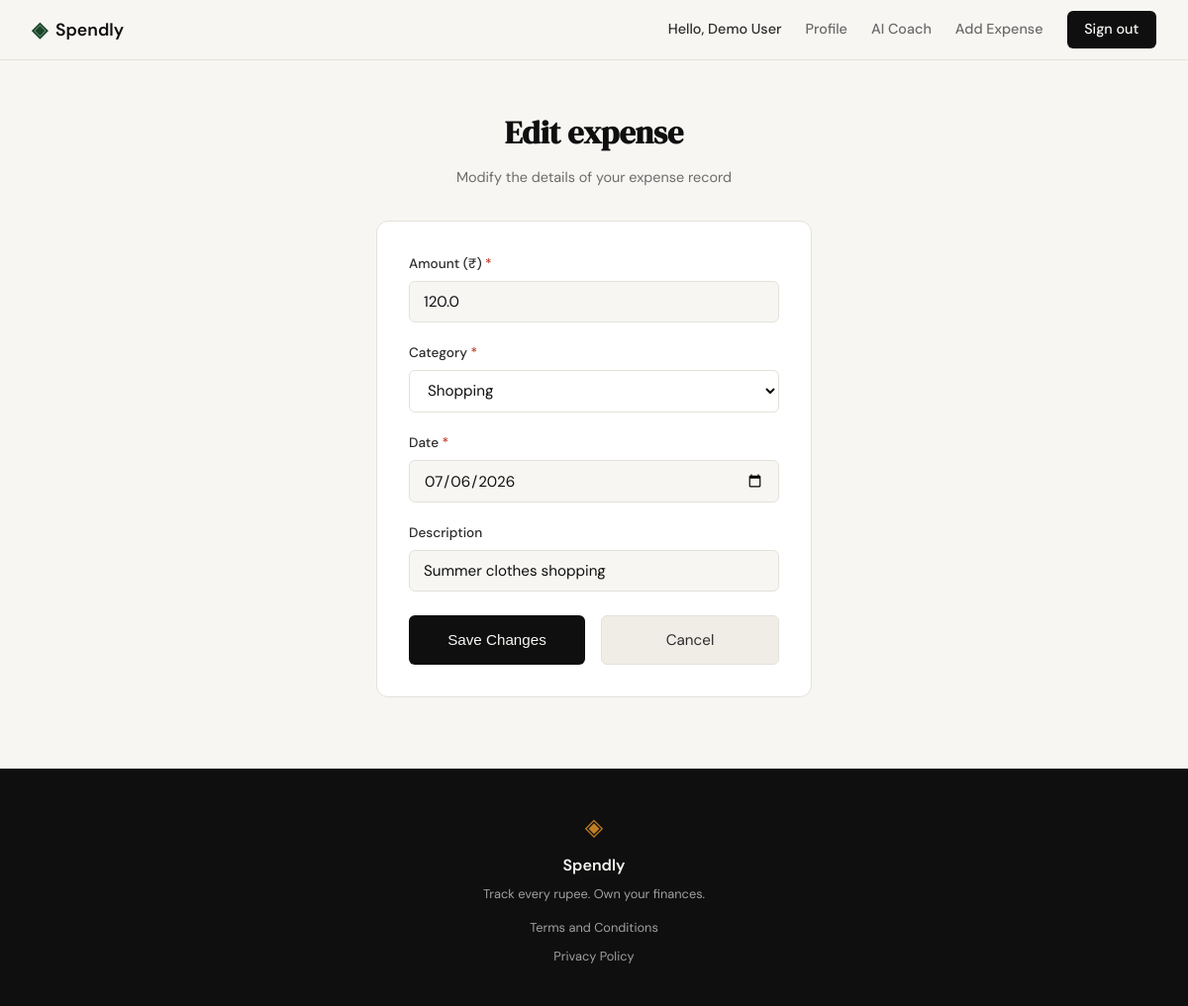
Page /expenses/4/edit (signed in) on the committed database.
### tables this page shows
CREATE TABLE users (
                id INTEGER PRIMARY KEY AUTOINCREMENT,
                name TEXT NOT NULL,
                email TEXT UNIQUE NOT NULL,
                password_hash TEXT NOT NULL,
                created_at TEXT DEFAULT (datetime('now'))
            , insights_dirty INTEGER DEFAULT 1);

CREATE TABLE expenses (
                id INTEGER PRIMARY KEY AUTOINCREMENT,
                user_id INTEGER NOT NULL,
                amount REAL NOT NULL,
                category TEXT NOT NULL,
                date TEXT NOT NULL,
                description TEXT,
                created_at TEXT DEFAULT (datetime('now')),
                FOREIGN KEY (user_id) REFERENCES users (id) ON DELETE CASCADE
            );

### app.py (the view, shortened to what this page needs)
@app.route("/expenses/<int:id>/edit", methods=["GET", "POST"])
def edit_expense(id):
    user_id = session.get("user_id")
    if not user_id:
        return redirect(url_for("login"))
    expense = get_expense_by_id(id, user_id)
    if not expense:
        abort(404)
    categories = ["Food", "Transport", "Bills", "Health", "Entertainment", "Shopping", "Other"]
    return render_template("edit_expense.html", categories=categories, expense=expense)

### app.py (called while the page is built)
@app.before_request
def load_logged_in_user():
    user_id = session.get("user_id")
    if user_id is None:
        g.user = None
    else:
        conn = get_db()
        g.user = conn.execute("SELECT * FROM users WHERE id = ?;", (user_id,)).fetchone()

### database/db.py (called while the page is built)
def get_db():
    if has_app_context():
        if 'db' not in g:
            g.db = sqlite3.connect(DATABASE_PATH)
            g.db.row_factory = sqlite3.Row
            g.db.execute("PRAGMA foreign_keys = ON;")
        return g.db
    else:
        conn = sqlite3.connect(DATABASE_PATH)
        conn.row_factory = sqlite3.Row
        conn.execute("PRAGMA foreign_keys = ON;")
        return conn

### database/queries.py (called while the page is built)
def _close_conn(conn):
    try:
        conn.close()
    finally:
        flask = sys.modules.get('flask')
        if flask and flask.has_app_context():
            g = getattr(flask, 'g', None)
            if g is not None:
                try:
                    g.pop('db', None)
                except Exception:
                    try:
                        if getattr(g, 'db', None) == conn:
                            delattr(g, 'db')
                    except Exception:
                        pass

def get_expense_by_id(expense_id, user_id):
    conn = get_db()
    try:
        row = conn.execute("""
            SELECT id, user_id, amount, category, date, description
            FROM expenses
            WHERE id = ? AND user_id = ?;
        """, (expense_id, user_id)).fetchone()
        if row:
            return dict(row)
        return None
    finally:
        _close_conn(conn)

### templates/edit_expense.html (shortened to what this page needs)
{% extends "base.html" %}
{% block content %}
<section class="auth-section">
    <div class="auth-container">
        <div class="auth-header">
            <h1 class="auth-title">Edit expense</h1>
            <p class="auth-subtitle">Modify the details of your expense record</p>
        </div>
        <div class="auth-card">
            <form action="{{ url_for('edit_expense', id=expense.id) }}" method="POST" class="auth-form">
                <div class="form-group">
                    <label for="amount" class="form-label">Amount (₹) <span style="color: var(--danger);">*</span></label>
                    <input type="number" id="amount" name="amount" class="form-input"
                           step="0.01" min="0.01" placeholder="0.00" value="{{ expense.amount or '' }}" required>
                </div>
                <div class="form-group">
                    <label for="category" class="form-label">Category <span style="color: var(--danger);">*</span></label>
                    <select id="category" name="category" class="form-input" style="background-color: var(--paper-card); font-family: var(--font-body);" required>
                        {% for cat in categories %}
                            <option value="{{ cat }}" {% if expense.category == cat %}selected{% endif %}>{{ cat }}</option>
                        {% endfor %}
                    </select>
                </div>
                <div class="form-group">
                    <label for="date" class="form-label">Date <span style="color: var(--danger);">*</span></label>
                    <input type="date" id="date" name="date" class="form-input"
                           value="{{ expense.date or '' }}" required>
                </div>
                <div class="form-group">
                    <label for="description" class="form-label">Description</label>
                    <input type="text" id="description" name="description" class="form-input"
                           maxlength="200" placeholder="Optional description..." value="{{ expense.description or '' }}">
                </div>
                <div class="form-actions" style="display: flex; gap: 1rem; margin-top: 1.5rem;">
                    <button type="submit" class="nav-cta" style="flex: 1; border: none; font-size: 0.95rem; padding: 0.75rem; text-align: center; cursor: pointer; border-radius: var(--radius-sm);">
                        Save Changes
                    </button>
                    <a href="{{ url_for('profile') }}"
                       style="flex: 1; text-align: center; display: inline-block; padding: 0.75rem; border-radius: var(--radius-sm); font-size: 0.95rem; background: var(--paper-warm); color: var(--ink-soft); border: 1px solid var(--border); transition: all 0.2s ease;">
                        Cancel
                    </a>
                </div>
            </form>
        </div>
    </div>
</section>
{% endblock %}

### templates/base.html (shortened to what this page needs)
<!DOCTYPE html>
<html lang="en">
<head>
    <link rel="stylesheet" href="{{ url_for('static', filename='css/style.css') }}">
</head>
<body>
    <nav class="navbar">
        <div class="nav-inner">
            <a href="{{ url_for('landing') }}" class="nav-brand">
                <span class="brand-icon">◈</span>
                <span class="brand-name">Spendly</span>
            </a>
            <div class="nav-links">
                {% if g.user %}
                    <span class="nav-user" style="color: var(--ink-soft); font-weight: 500;">Hello, {{ g.user.name }}</span>
                    <a href="{{ url_for('profile') }}">Profile</a>
                    <a href="{{ url_for('ai_coach.dashboard') }}">AI Coach</a>
                    <a href="{{ url_for('add_expense') }}">Add Expense</a>
                    <a href="{{ url_for('logout') }}" class="nav-cta">Sign out</a>
                {% else %}
                    <a href="{{ url_for('login') }}">Sign in</a>
                    <a href="{{ url_for('register') }}" class="nav-cta">Get started</a>
                {% endif %}
            </div>
        </div>
    </nav>
    <main class="main-content">
        {% block content %}{% endblock %}
    </main>
    <footer class="footer">
        <div class="footer-inner">
            <span class="brand-icon">◈</span>
            <span class="footer-name">Spendly</span>
            <p class="footer-copy">Track every rupee. Own your finances.</p>
            <nav class="footer-links">
                <a href="/terms" class="footer-link">Terms and Conditions</a>
                <a href="/privacy" class="footer-link">Privacy Policy</a>
            </nav>
        </div>
    </footer>
</body>
</html>

### static/css/style.css (style rules this page uses)
:root { --ink: #0f0f0f; --ink-soft: #2d2d2d; --ink-muted: #6b6b6b; --ink-faint: #a0a0a0; --paper: #f7f6f3; --paper-warm: #f0ede6; --paper-card: #ffffff; --accent: #1a472a; --accent-light: #e8f0eb; --accent-2: #c17f24; --accent-2-light: #fdf3e3; --danger: #c0392b; --danger-light: #fdecea; --border: #e4e1da; --border-soft: #eeebe4; --font-display: 'DM Serif Display', Georgia, serif; --font-body: 'DM Sans', system-ui, sans-serif; --max-width: 1200px; --auth-width: 440px; --radius-sm: 6px; --radius-md: 12px; --radius-lg: 20px; }
*, *::before, *::after { box-sizing: border-box; margin: 0; padding: 0; }
html { font-size: 16px; scroll-behavior: smooth; }
body { background: var(--paper); color: var(--ink); font-family: var(--font-body); font-size: 1rem; line-height: 1.6; -webkit-font-smoothing: antialiased; }
a { color: inherit; text-decoration: none; }
.navbar { position: sticky; top: 0; z-index: 100; background: var(--paper); border-bottom: 1px solid var(--border); padding: 0 2rem; }
.nav-inner { max-width: var(--max-width); margin: 0 auto; height: 60px; display: flex; align-items: center; justify-content: space-between; }
.nav-brand { display: flex; align-items: center; gap: 0.5rem; font-family: var(--font-body); font-weight: 600; font-size: 1.1rem; color: var(--ink); }
.brand-icon { color: var(--accent); font-size: 1.3rem; }
.brand-name { color: var(--ink); }
.nav-links { display: flex; align-items: center; gap: 1.5rem; font-size: 0.9rem; font-weight: 500; }
.nav-links a { color: var(--ink-muted); transition: color 0.2s; }
.nav-cta { background: var(--ink) !important; color: var(--paper) !important; padding: 0.45rem 1.1rem; border-radius: var(--radius-sm); transition: background 0.2s !important; }
.main-content { min-height: calc(100vh - 60px - 100px); }
.auth-section { min-height: calc(100vh - 60px - 100px); display: flex; align-items: center; justify-content: center; padding: 3rem 2rem; }
.auth-container { width: 100%; max-width: var(--auth-width); }
.auth-header { text-align: center; margin-bottom: 2rem; }
.auth-title { font-family: var(--font-display); font-size: 2rem; color: var(--ink); margin-bottom: 0.5rem; }
.auth-subtitle { font-size: 0.9rem; color: var(--ink-muted); }
.auth-card { background: var(--paper-card); border: 1px solid var(--border); border-radius: var(--radius-md); padding: 2rem; margin-bottom: 1.5rem; }
.form-group { margin-bottom: 1.25rem; }
.form-group label { display: block; font-size: 0.85rem; font-weight: 500; color: var(--ink-soft); margin-bottom: 0.4rem; }
.form-input { width: 100%; padding: 0.6rem 0.875rem; border: 1px solid var(--border); border-radius: var(--radius-sm); font-family: var(--font-body); font-size: 0.95rem; color: var(--ink); background: var(--paper); outline: none; transition: border-color 0.2s; }
.form-input::placeholder { color: var(--ink-faint); }
.footer { background: var(--ink); color: var(--paper); padding: 2.5rem 2rem; text-align: center; }
.footer-inner { display: flex; flex-direction: column; align-items: center; gap: 0.4rem; }
.footer .brand-icon { color: var(--accent-2); font-size: 1.5rem; }
.footer-name { font-weight: 600; font-size: 1rem; }
.footer-copy { font-size: 0.8rem; color: var(--ink-faint); }
.footer-links { display: flex; flex-direction: column; align-items: center; gap: 0.5rem; margin-top: 0.5rem; }
.footer-link { font-size: 0.8rem; color: var(--ink-faint); transition: color 0.2s; }

### rows in the picture
users: user.name "Demo User"
expenses: amount "120.0", category "Shopping", date "07/06/2026", description "Summer clothes shopping"
